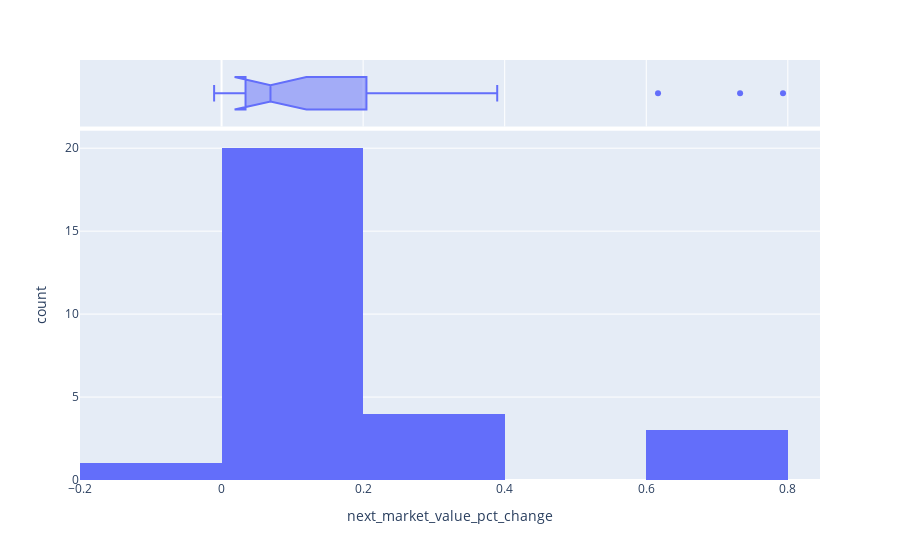

Notebook code for this chart:
### Code cell
fig = px.histogram(remodeling_df_filtered, x="next_market_value_pct_change", marginal="box", hover_data=remodeling_df.columns)
fig.show()

### Figure 1 — Plotly figure (JSON) as saved in the notebook; plotly's stock layout.template omitted (floating-point values rounded to 4 significant figures; data arrays with more than 128 entries replaced by an {"elided": "..."} marker saying what was removed)
{"data": [{"alignmentgroup": "True", "bingroup": "x", "hovertemplate": "next_market_value_pct_change=%{x}<br>count=%{y}<extra></extra>", "legendgroup": "", "marker": {"color": "#636efa"}, "name": "", "offsetgroup": "", "orientation": "v", "showlegend": false, "type": "histogram", "x": [0.09664, 0.06569, 0.2153, 0.1671, 0.06384, null, 0.1033, 0.6166, 0.7932, 0.04994, 0.09994, 0.3895, 0.245, 0.3073, 0.1941, 0.03139, 0.01176, 0.7326, 0.06018, 0.02738, 0.03976, 0.02828, 0.03727, -0.01051, 0.07255, 0.07442, 0.01117, 0.03529, 0.03239], "xaxis": "x", "yaxis": "y"}, {"alignmentgroup": "True", "customdata": {"elided": "29x17 mixed values"}, "hovertemplate": "next_market_value_pct_change=%{customdata[16]}<br>account=%{customdata[0]}<br>year=%{customdata[1]}<br>neighborhood_code=%{customdata[2]}<br>neighborhood=%{customdata[3]}<br>neighborhood_group=%{customdata[4]}<br>map_facet=%{customdata[5]}<br>street_address=%{customdata[6]}<br>zipcode=%{customdata[7]}<br>market_value=%{customdata[8]}<br>prior_market_value=%{customdata[9]}<br>new_construction_value=%{customdata[10]}<br>change_in_market_value=%{customdata[11]}<br>pct_change_in_market_value=%{customdata[12]}<br>new_construction_pct_total_prior_market_value=%{customdata[13]}<br>new_construction_pct_change_in_market_value=%{customdata[14]}<br>next_market_value=%{customdata[15]}<extra></extra>", "legendgroup": "", "marker": {"color": "#636efa"}, "name": "", "notched": true, "offsetgroup": "", "showlegend": false, "type": "box", "x": [0.09664, 0.06569, 0.2153, 0.1671, 0.06384, null, 0.1033, 0.6166, 0.7932, 0.04994, 0.09994, 0.3895, 0.245, 0.3073, 0.1941, 0.03139, 0.01176, 0.7326, 0.06018, 0.02738, 0.03976, 0.02828, 0.03727, -0.01051, 0.07255, 0.07442, 0.01117, 0.03529, 0.03239], "xaxis": "x2", "yaxis": "y2"}], "layout": {"barmode": "relative", "legend": {"tracegroupgap": 0}, "margin": {"t": 60}, "xaxis": {"anchor": "y", "domain": [0, 1], "title": {"text": "next_market_value_pct_change"}}, "xaxis2": {"anchor": "y2", "domain": [0, 1], "matches": "x", "showgrid": true, "showticklabels": false}, "yaxis": {"anchor": "x", "domain": [0, 0.8316], "title": {"text": "count"}}, "yaxis2": {"anchor": "x2", "domain": [0.8416, 1], "matches": "y2", "showgrid": false, "showline": false, "showticklabels": false, "ticks": ""}}}
